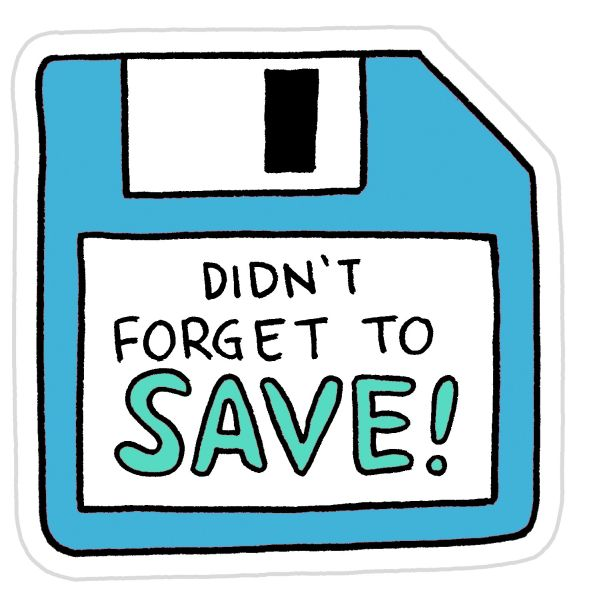
#> input picture Sesion01/dontforget.jpg, 599 x 593 px, given in place of the camera
$ python CV13_operaciones_live.py
#> lines starting #> are read from the running program, lines starting #| are printed output that depends on the picture; after the words box and inside, x2 and y2 are one past the last pixel; in counts of white or black regions, pixels touching at a corner belong together
# -*- coding: utf-8 -*-
"""
interspecifics - taller OpenCV
Sesion 02, Ejemplo 13

Procesamiento de imágenes aplicado al video la camara:
    .escala de gris
    .threshold
    .blur
    .negativo

@author: E
"""

import cv2
from time import sleep

video = cv2.VideoCapture(0)
nombre_ventana = "CV13_operaciones_con_video: preprocesamiento"
cv2.namedWindow(nombre_ventana)
#cv2.setMouseCallback(nombre_ventana, detecta_clics)

sleep(1)
check, frame = video.read()
#> frame is the input picture: shape (593, 599, 3); mean B, G, R 210.9, 203.2, 175.7
print('Dimensiones de la imagen:', frame.shape)
#| Dimensiones de la imagen: (593, 599, 3)

show_no = 0

while True:
    check, frame = video.read()
    if check:
        gray_img = cv2.cvtColor(frame, cv2.COLOR_BGR2GRAY)
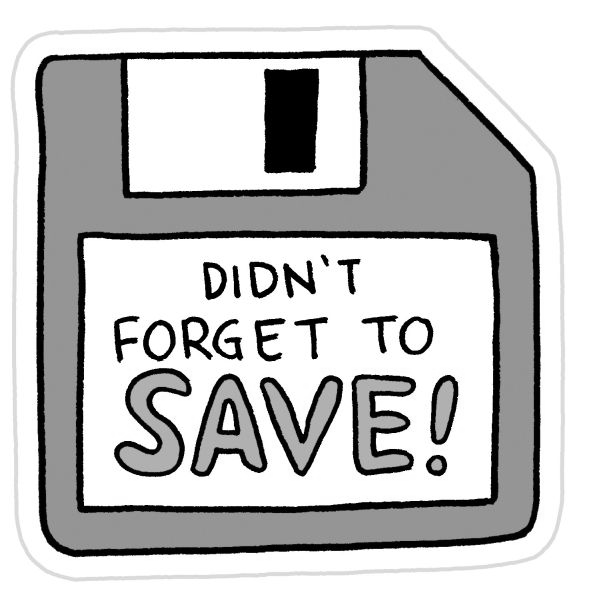
#> gray_img: shape (593, 599); min 0, max 255, mean 195.9
        blur_img = gray_img
        blur_img = cv2.GaussianBlur(blur_img, (21, 21), 0)
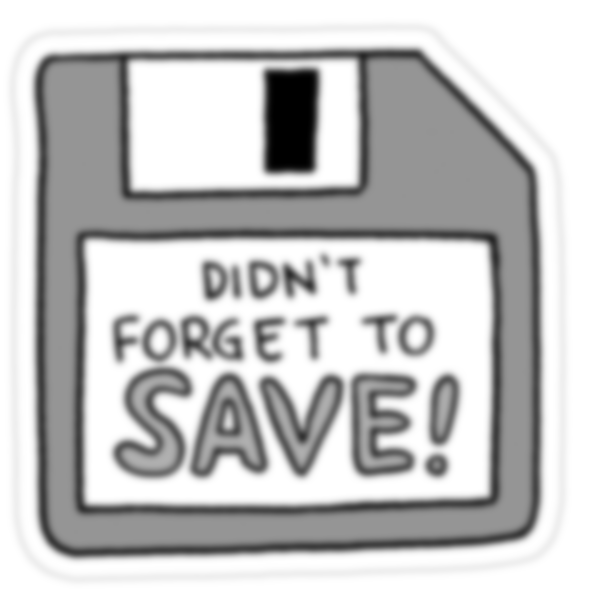
#> blur_img: shape (593, 599); min 0, max 255, mean 195.9
        nega_img = cv2.bitwise_not(gray_img)
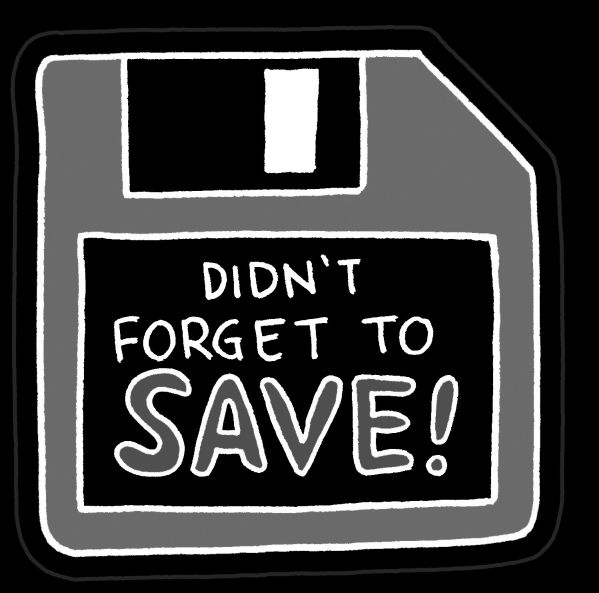
#> nega_img: shape (593, 599); min 0, max 255, mean 59.1
        thresh_img = cv2.threshold(blur_img, 30, 255, cv2.THRESH_BINARY)[1]
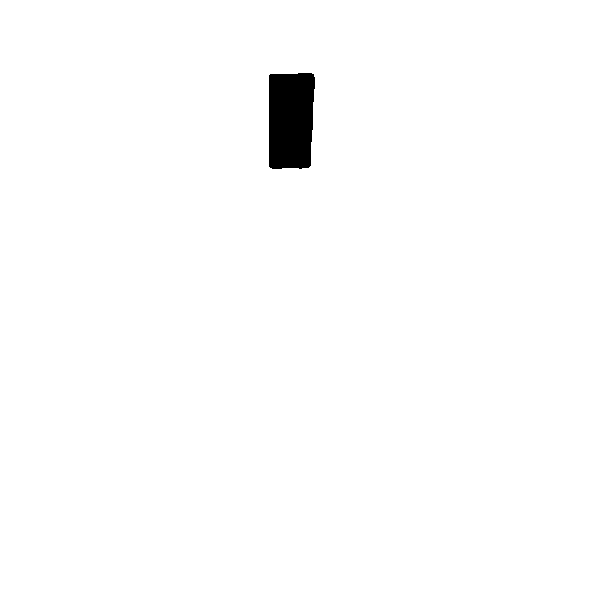
#> thresh_img: shape (593, 599); 98.8% white; 1 black region, box (x1, y1, x2, y2) and area: (269, 73, 315, 169) 4134
        thresh_img = cv2.dilate(thresh_img, None, iterations = 2)
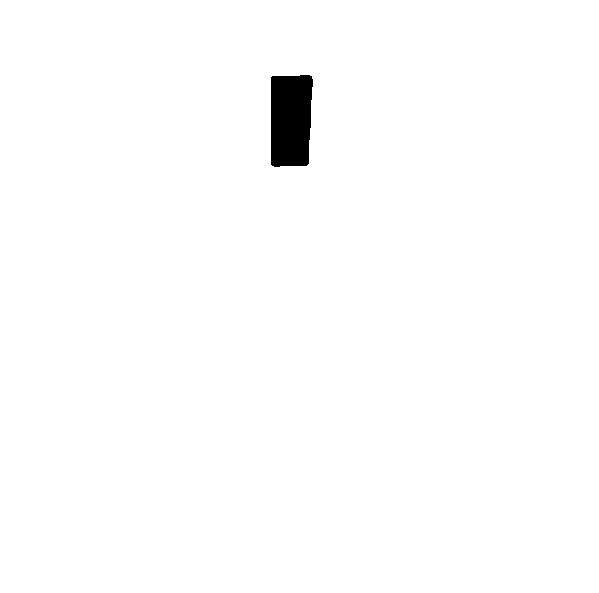
#> thresh_img: shape (593, 599); 99% white; 1 black region, box (x1, y1, x2, y2) and area: (271, 75, 313, 167) 3579

    # show the one
    if (show_no == 0):
        cv2.imshow(nombre_ventana, frame)
    elif(show_no==1):
        cv2.imshow(nombre_ventana, gray_img)
    elif(show_no==2):
        cv2.imshow(nombre_ventana, blur_img)
    elif(show_no==3):
        cv2.imshow(nombre_ventana, thresh_img)
    elif(show_no==4):
        cv2.imshow(nombre_ventana, nega_img)

    # select image according to key
    key = cv2.waitKey(1)
#> (key q is pressed here)
    if key == ord('0'): show_no = 0
    if key == ord('1'): show_no = 1
    if key == ord('2'): show_no = 2
    if key == ord('3'): show_no = 3
    if key == ord('4'): show_no = 4
    if key == ord('q'):
        break
video.release()
cv2.destroyAllWindows()
